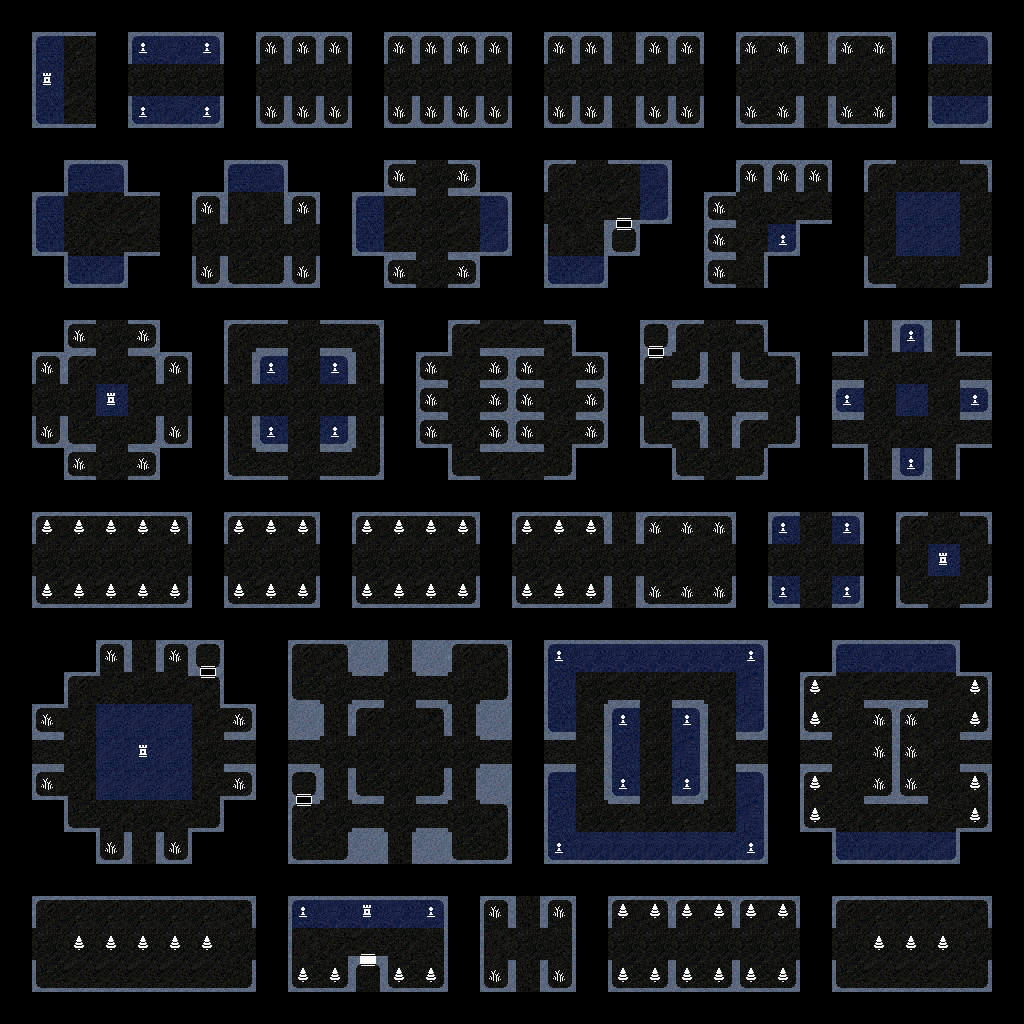

Tiled map render using the project's own tile images. Description and the map definition, with tile-layer contents summarised, below:
An orthogonal 32x32 tile map with 32x32 px tiles, 3 tile layers (Root, Extra, Extended), 3 tilesets.

<map version="1.9" tiledversion="1.9.2" orientation="orthogonal" renderorder="right-down" width="32" height="32" tilewidth="32" tileheight="32" infinite="0" nextlayerid="4" nextobjectid="1">
 <properties>
  <property name="FeatureName" value="Gardens-1" />
  <property name="FeatureType" value="FeatureMap" />
  <property name="Plant-A" value="Plant:garden" />
  <property name="Statue-A" value="Statue:garden-small" />
  <property name="Statue-B" value="Statue:garden-large" />
  <property name="Tree-B" value="Tree:garden" />
 </properties>
 <tileset firstgid="1" source="../rhysh-tilemap.tsx" />
 <tileset firstgid="257" source="../rhysh-extended.tsx" />
 <tileset firstgid="1265" source="../rhysh-extra.tsx" />
 <layer id="1" name="Root" width="32" height="32">
  <data>[1024 cells, 597 non-empty, 34 distinct tile ids]</data>
 </layer>
 <layer id="2" name="Extra" width="32" height="32" locked="1">
  <data>[1024 cells, 10 non-empty, 4 distinct tile ids]</data>
 </layer>
 <layer id="3" name="Extended" width="32" height="32" locked="1">
  <data>[1024 cells, 182 non-empty, 4 distinct tile ids]</data>
 </layer>
</map>
